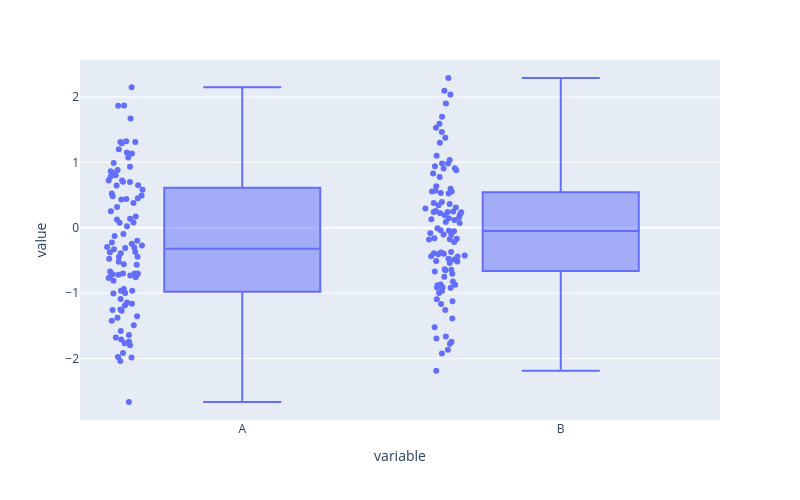

Notebook code cell kept with this figure:
### Code cell
fig = px.box(
    df,
    y=["A", "B"],
    points="all",
    width=800,
    height=500
)
fig.show()

### Figure 1 — Plotly figure (JSON) as saved in the notebook; plotly's stock layout.template omitted (floating-point values rounded to 4 significant figures; data arrays with more than 128 entries replaced by an {"elided": "..."} marker saying what was removed)
{"data": [{"alignmentgroup": "True", "boxpoints": "all", "hovertemplate": "variable=%{x}<br>value=%{y}<extra></extra>", "legendgroup": "", "marker": {"color": "#636efa"}, "name": "", "notched": false, "offsetgroup": "", "orientation": "v", "showlegend": false, "type": "box", "x": {"elided": "200 str values"}, "x0": " ", "xaxis": "x", "y": {"elided": "200 float values"}, "y0": " ", "yaxis": "y"}], "layout": {"boxmode": "group", "height": 500, "legend": {"tracegroupgap": 0}, "margin": {"t": 60}, "width": 800, "xaxis": {"anchor": "y", "domain": [0, 1], "title": {"text": "variable"}}, "yaxis": {"anchor": "x", "domain": [0, 1], "title": {"text": "value"}}}}
